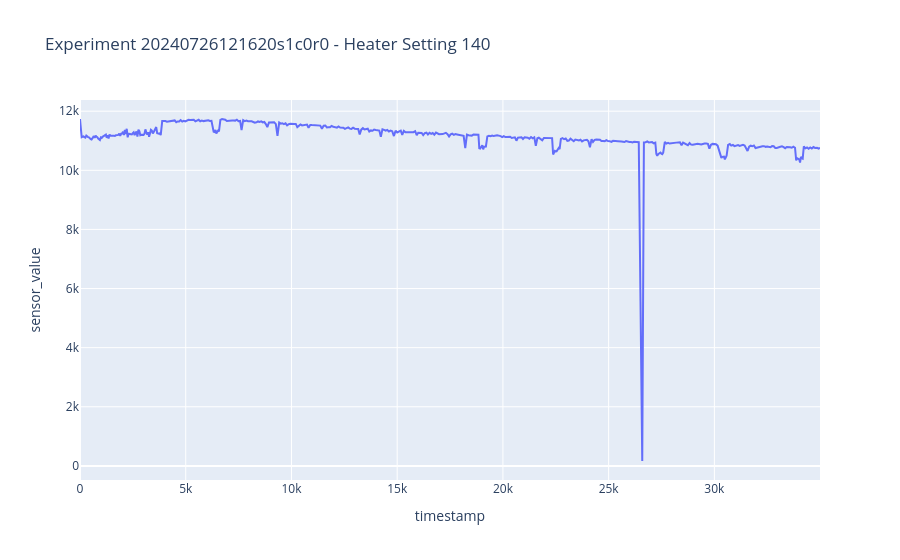

Source (notebook cell):
### Markdown cell above
## Retrieve a specific group

### Code cell
import plotly.express as px

experiment_id_value = "20240726121620s1c0r0"	# Example value for experiment_id
heater_setting_value = 140  # Example value for heater setting

# Use a tuple to get the specific group
group = grouped_ts.get_group((experiment_id_value, heater_setting_value))

# Now you can plot this group
fig = px.line(group, x='timestamp', y='sensor_value', title=f'Experiment {experiment_id_value} - Heater Setting {heater_setting_value}')
fig.show()

### Figure 1 — Plotly figure (JSON) as saved in the notebook; plotly's stock layout.template omitted (floating-point values rounded to 4 significant figures; data arrays with more than 128 entries replaced by an {"elided": "..."} marker saying what was removed)
{"data": [{"hovertemplate": "timestamp=%{x}<br>sensor_value=%{y}<extra></extra>", "legendgroup": "", "line": {"color": "#636efa", "dash": "solid"}, "marker": {"symbol": "circle"}, "mode": "lines", "name": "", "orientation": "v", "showlegend": false, "type": "scatter", "x": {"elided": "473 int values"}, "xaxis": "x", "y": {"elided": "473 int values"}, "yaxis": "y"}], "layout": {"legend": {"tracegroupgap": 0}, "title": {"text": "Experiment 20240726121620s1c0r0 - Heater Setting 140"}, "xaxis": {"anchor": "y", "domain": [0, 1], "title": {"text": "timestamp"}}, "yaxis": {"anchor": "x", "domain": [0, 1], "title": {"text": "sensor_value"}}}}
